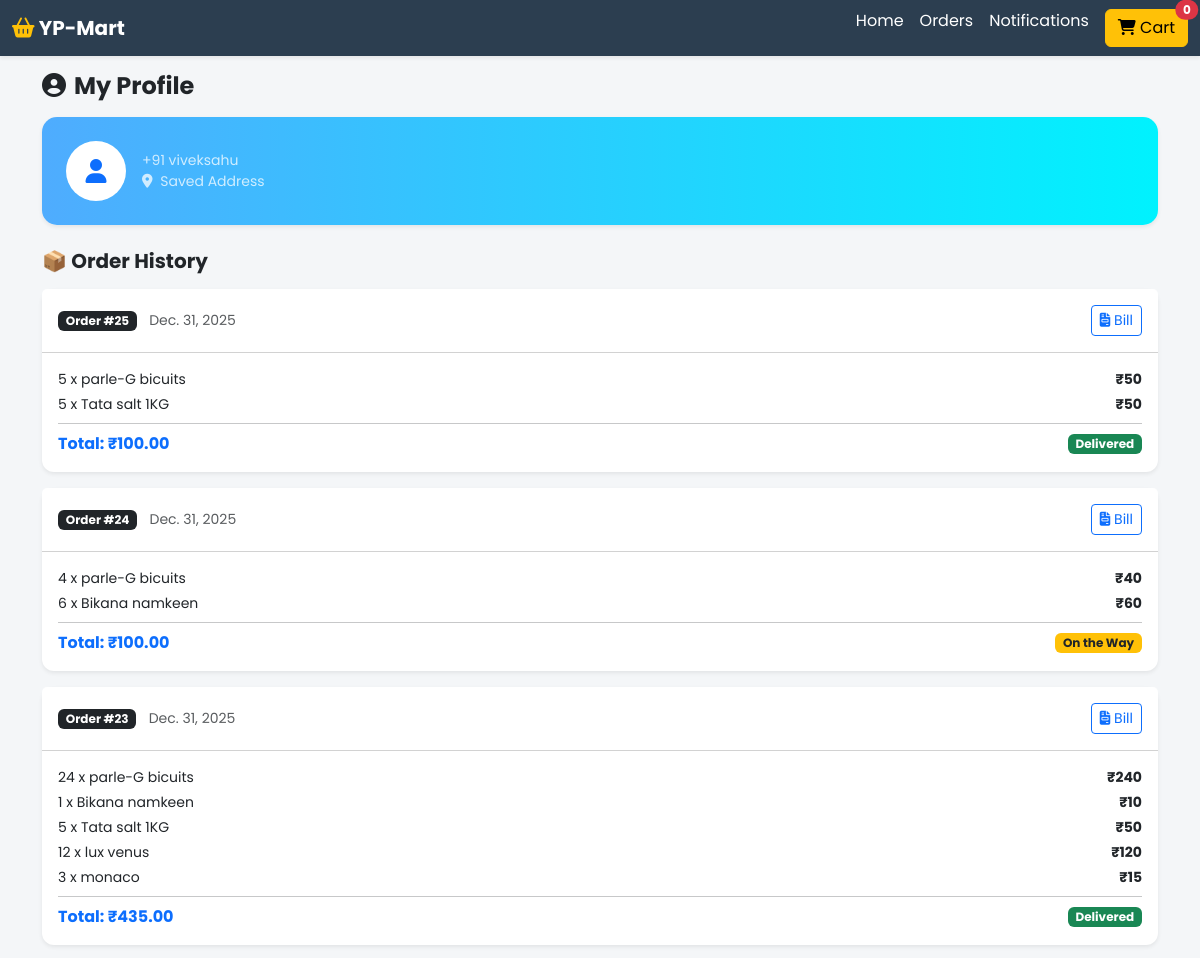
The page /my-orders/ (signed in, upper part) on the database as committed earlier.
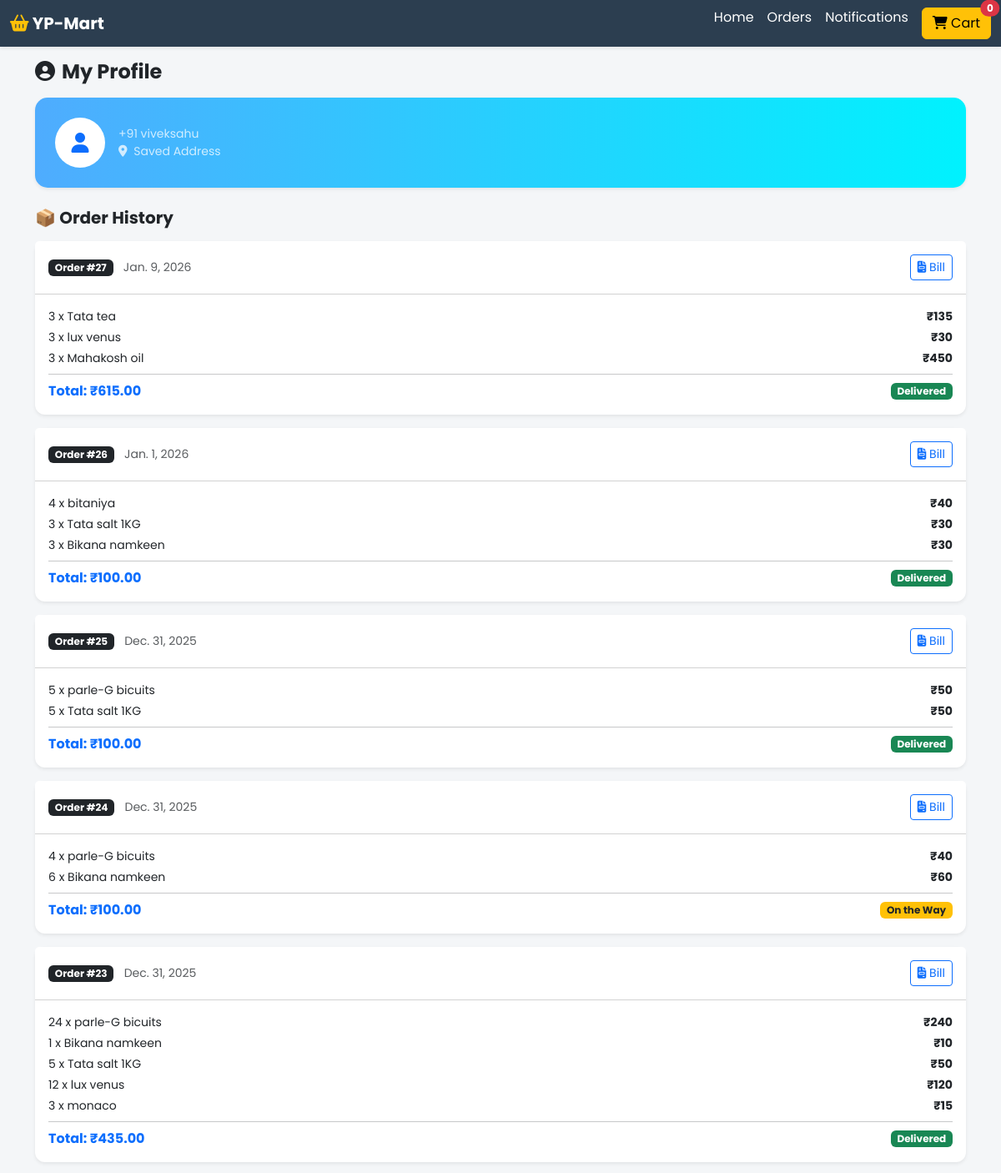
The same page on the database as committed later.
### store/models.py (models this page shows, shortened)
class Order(models.Model):
    user = models.ForeignKey(User, on_delete=models.SET_NULL, null=True, blank=True)
    customer_name = models.CharField(max_length=50)
    customer_phone = models.CharField(max_length=15)
    area = models.CharField(max_length=100, choices=KATNI_AREAS, default='mansarovar', help_text="Area Select Karein")
    address_details = models.TextField(blank=True, help_text="House No, Gali No, Landmark")
    date = models.DateField(default=datetime.datetime.today)
    total_amount = models.DecimalField(default=0, max_digits=10, decimal_places=2)
    status = models.BooleanField(default=False, help_text="Delivery Status")
    is_paid = models.BooleanField(default=False, help_text="Payment Status")
    DELIVERY_CHOICES = [
        ('Delivery', 'Home Delivery'),
        ('Pickup', 'Self Pickup (Dukaan se lenge)'),
    ]
    delivery_mode = models.CharField(max_length=20, choices=DELIVERY_CHOICES, default='Delivery')

class OrderItem(models.Model):
    order = models.ForeignKey(Order, on_delete=models.CASCADE)
    product = models.ForeignKey(Product, on_delete=models.CASCADE)
    quantity = models.IntegerField(default=1)
    price = models.DecimalField(max_digits=10, decimal_places=2)
    def get_cost(self):
        return self.price * self.quantity

class Product(models.Model):
    category = models.ForeignKey(Category, on_delete=models.CASCADE, default=1)
    name = models.CharField(max_length=100)
    description = models.TextField(default='', blank=True, null=True)
    market_price = models.DecimalField(default=0, max_digits=10, decimal_places=2, help_text="MRP (Kata hua rate)")
    total_sold = models.IntegerField(default=0, help_text="Ab tak kitne bike")
    cost_price = models.DecimalField(default=0, max_digits=10, decimal_places=2, help_text="Khareed Rate")
    selling_price = models.DecimalField(default=0, max_digits=10, decimal_places=2, help_text="Bechne ka Rate")
    stock_quantity = models.IntegerField(default=0, help_text="Stock me kitna hai")
    is_active = models.BooleanField(default=True)
    image = models.ImageField(upload_to='uploads/product/')
    UNIT_CHOICES = (
        ('kg', 'Kilogram'),
        ('ltr', 'Liter'),
        ('pcs', 'Pieces'),
        ('pkt', 'Packet'),
    )
    unit = models.CharField(max_length=10, choices=UNIT_CHOICES, default='pcs')

### store/views.py (the view, shortened to what this page needs)
# urls.py: path('my-orders/', views.my_orders, name='my_orders'),
def my_orders(request):
    customer_info = {}
    orders = []
    if request.user.is_authenticated:
        orders = Order.objects.filter(user=request.user).order_by('-id')
        customer_info = {
            'name': request.user.first_name + ' ' + request.user.last_name,
            'phone': request.user.username, # Agar username hi mobile no. hai
            'address': 'Saved Address'
        }
    context = {
        'orders': orders,
        'customer': customer_info
    }
    return render(request, 'my_orders.html', context)

### store/context_processors.py (called while the page is built)
def _cart_id(request):
    cart = request.session.session_key
    if not cart:
        cart = request.session.create()
    return cart

def cart_count(request):
    item_count = 0
    try:
        cart = Cart.objects.filter(cart_id=_cart_id(request))
        if cart.exists():
            cart_items = CartItem.objects.filter(cart=cart[0])
            for item in cart_items:
                item_count += item.quantity
    except Exception as e:
        item_count = 0
    return {'cart_count': item_count}

### templates/my_orders.html (shortened to what this page needs)
{% extends 'base.html' %}
{% block content %}
<div class="mb-4">
    <h4 class="fw-bold mb-3"><i class="fas fa-user-circle me-2"></i>My Profile</h4>
    <div class="card shadow-sm border-0 mb-4" style="border-radius: 15px; background: linear-gradient(to right, #4facfe 0%, #00f2fe 100%); color: white;">
        <div class="card-body p-4">
            <div class="d-flex align-items-center">
                <div class="bg-white text-primary rounded-circle d-flex align-items-center justify-content-center me-3" style="width: 60px; height: 60px; font-size: 24px;">
                    <i class="fas fa-user"></i>
                </div>
                <div>
                    <p class="mb-0 small opacity-75">+91 {{ customer.phone }}</p>
                    <p class="mb-0 small opacity-75">
                        <i class="fas fa-map-marker-alt me-1"></i>
                        {{ customer.address|default:"Address not updated" }}
                    </p>
                </div>
            </div>
        </div>
    </div>
    <h5 class="fw-bold mb-3">📦 Order History</h5>
    {% if orders %}
        {% for order in orders %}
        <div class="card mb-3 shadow-sm border-0" style="border-radius: 12px;">
            <div class="card-header bg-white d-flex justify-content-between align-items-center py-3">
                <div>
                    <span class="badge bg-dark">Order #{{ order.id }}</span>
                    <small class="text-muted ms-2">{{ order.date }}</small>
                </div>
                <a href="{% url 'order_invoice' order.id %}" class="btn btn-sm btn-outline-primary" title="Download Bill"> <i class="fas fa-file-invoice"></i> Bill </a>
            </div>
            <div class="card-body">
                <ul class="list-unstyled mb-0">
                    {% for item in order.orderitem_set.all %}
                    <li class="d-flex justify-content-between mb-1">
                        <small>{{ item.quantity }} x {{ item.product.name }}</small>
                        <small class="fw-bold">₹{{ item.get_cost|stringformat:".0f" }}</small>
                    </li>
                    {% endfor %}
                </ul>
                <hr class="my-2">
                <div class="d-flex justify-content-between align-items-center">
                    <span class="fw-bold text-primary">Total: ₹{{ order.total_amount }}</span>
                    {% if order.status %}
                        <span class="badge bg-success">Delivered</span>
                    {% else %}
                        <span class="badge bg-warning text-dark">On the Way</span>
                    {% endif %}
                </div>
                </div>
        </div>
        {% endfor %}
    {% else %}
        <div class="text-center py-5">
            <i class="fas fa-shopping-basket text-muted mb-3" style="font-size: 50px;"></i>
            <p>Abhi tak koi order nahi kiya.</p>
            <a href="/" class="btn btn-primary btn-sm">Shop Now</a>
        </div>
    {% endif %}
</div>
{% endblock %}

Rows that differ between the two databases and show on the page:
added Order: id "27", date "Jan. 9, 2026", total_amount "615.00", status "Delivered"
added OrderItem: quantity "3", product.name "Tata tea", get_cost "135", shown under "27"
added OrderItem: quantity "3", product.name "lux venus", get_cost "30", shown under "27"
added OrderItem: quantity "3", product.name "Mahakosh oil", get_cost "450", shown under "27"
added Order: id "26", date "Jan. 1, 2026", total_amount "100.00", status "Delivered"
added OrderItem: quantity "4", product.name "bitaniya", get_cost "40", shown under "26"
added OrderItem: quantity "3", product.name "Tata salt 1KG", get_cost "30", shown under "26"
added OrderItem: quantity "3", product.name "Bikana namkeen", get_cost "30", shown under "26"
